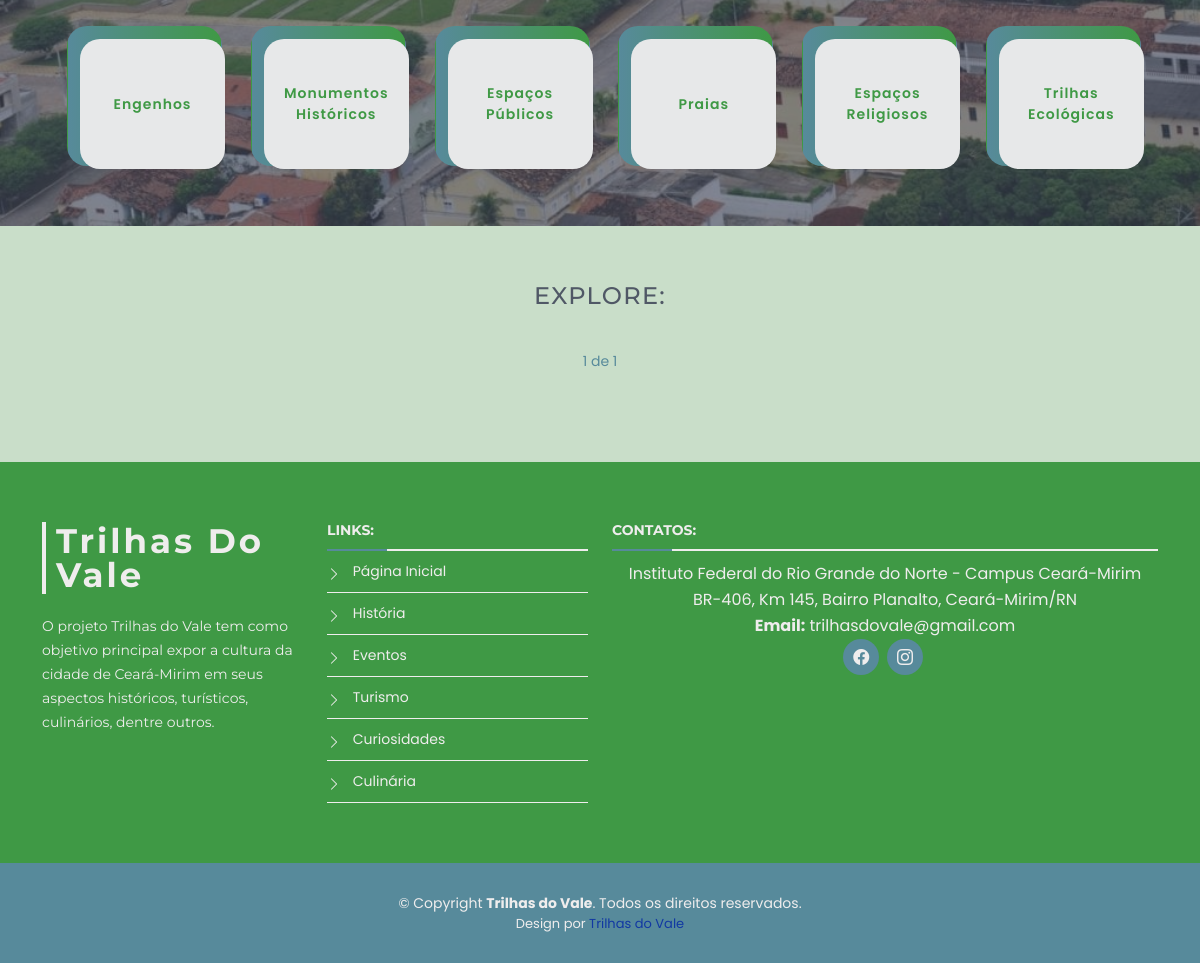
Before: /locais/?categoria=1 (signed in, lower part) with the older database file.
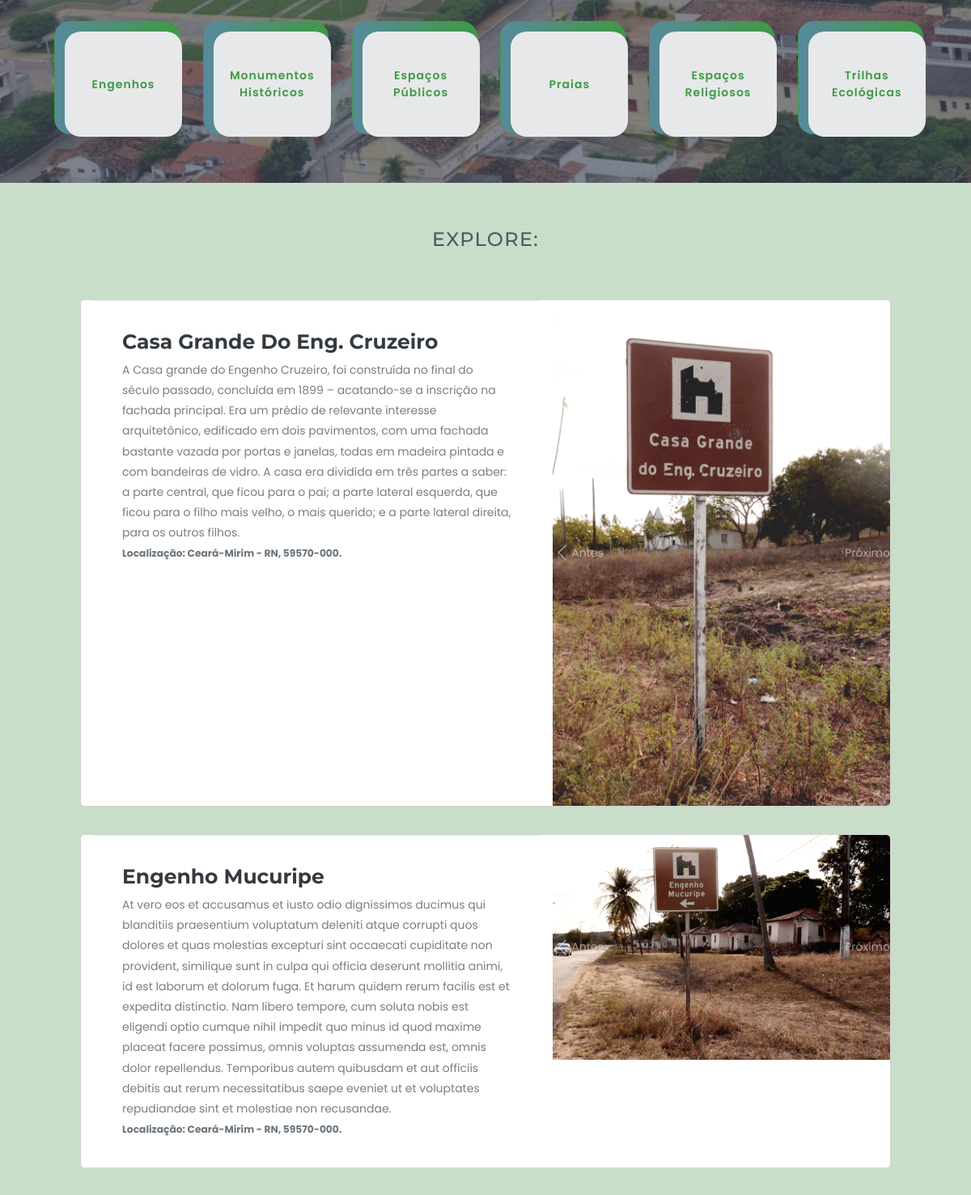
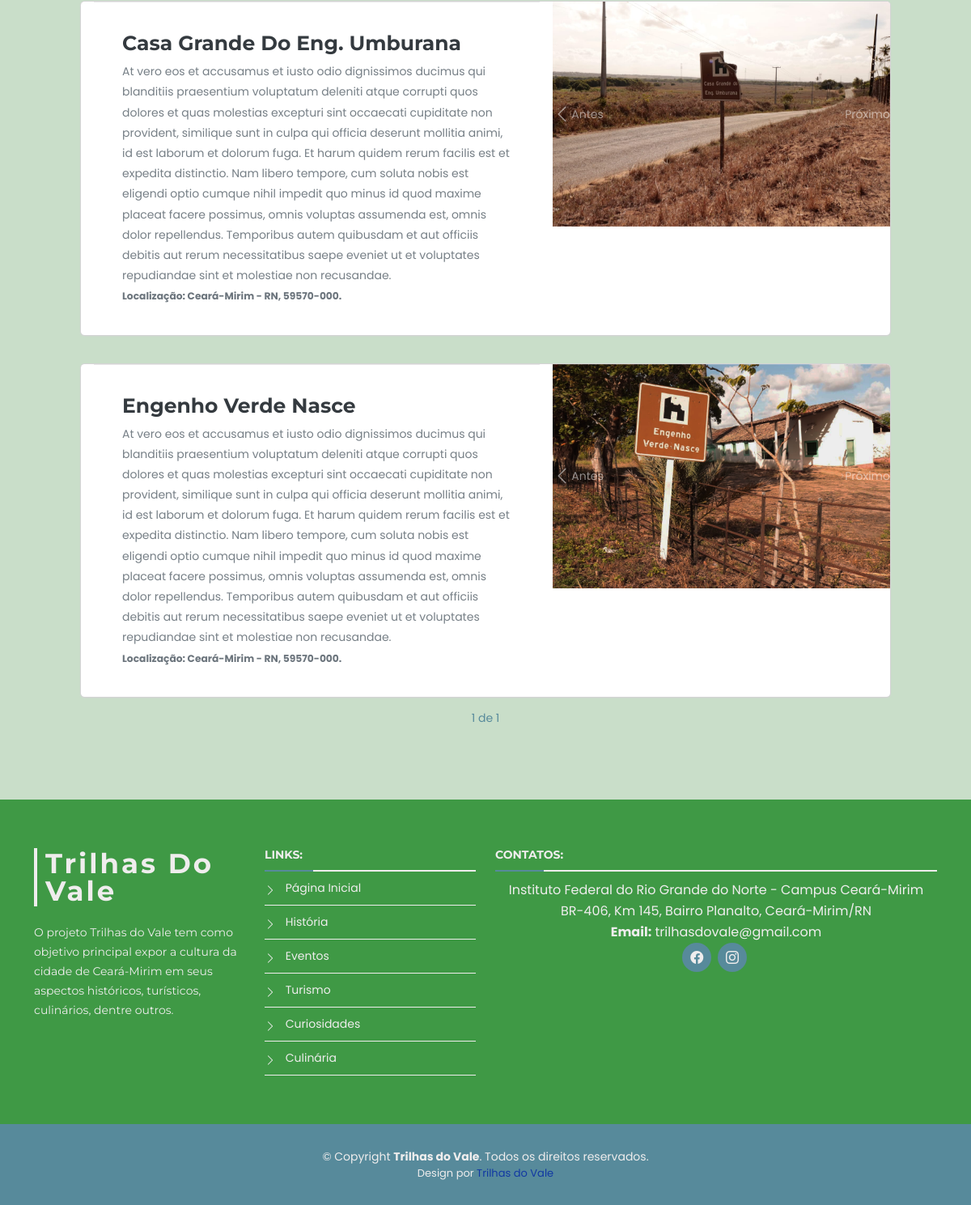
After: the same page with the newer database file (2 pictures, top to bottom).
### base/models.py (models this page shows, shortened)
class Categoria(models.Model):
    nome = models.CharField(unique=True, max_length=30)

class Local(models.Model):
    nome = models.CharField(max_length=40)
    foto = models.ImageField()
    foto2 = models.ImageField()
    foto3 = models.ImageField()
    localizacaoexata = models.CharField(db_column='localizacaoExata', max_length=60) # Field name made lowercase.
    descricao = models.TextField()
    categorias = models.ManyToManyField(Categoria)
    @staticmethod
    def getLocaisByID(id):
        if id:
            return Local.objects.filter(categorias = id)
        else:
            return Local.objects.all()

### paginas/views.py (the view)
# urls.py: path('locais/', views.Locais, name='locais'),
@login_required(login_url='index')
def Locais(request):
    categorias = Categoria.objects.all()
    locais = Local.objects.all()
    busca = request.GET.get('busca')
    categorias_id = request.GET.get('categoria', None)
    if categorias_id is not None:
        locais = Local.getLocaisByID(categorias_id)
        paginator = Paginator(locais, 6)
        page = request.GET.get('page')
        locais = paginator.get_page(page)
    elif busca:
        locais = Local.objects.filter(nome__icontains=busca)
        paginator = Paginator(locais, 6)
        page = request.GET.get('page')
        locais = paginator.get_page(page)
    else:
        categorias = Categoria.objects.all()
        locais = Local.objects.all()
        paginator = Paginator(locais, 6)
        page = request.GET.get('page')
        locais = paginator.get_page(page)
    return render(request,'paginas/locais.html', {'locais': locais, 'categorias': categorias})

### paginas/templates/paginas/locais.html (shortened to what this page needs)
{% extends 'paginas/base.html' %}
{% load static %}
{% block styles %}
<link rel="stylesheet" href="{% static 'vendor/bootstrap-icons/bootstrap-icons.css' %}">
<link rel="stylesheet" href="{% static 'css/css_local/animate.css' %}">
<link rel="stylesheet" href="{% static 'vendor/bootstrap/css/bootstrap.min.css' %}">
<link rel="stylesheet" href="{% static 'css/css_local/style.css' %}">
<link rel="stylesheet" href="{% static 'css/css_local/responsive.css' %}">
{% endblock %}
{% block conteudo %}
<section id="home" class="welcome-hero">
</section>
<section id="list-categories" class="list-categories">
	<div class="container">
		<div style="position: absolute; z-index: 2;" class="categorias">
			<ul style="position:relative; margin-top: -200px;">
				{% for categoria in categorias %}
				<li>
					<a class="btn" href="/locais/?categoria={{categoria.id}}">
						<span>{{categoria.nome}}</span>
					</a>
				</li>
				{% endfor %}
			</ul>
		</div>
	</div>
</section>
<section id="works" class="works">
	<div class="container py-3">
        <div class="section-header">
            <h2>Explore:</h2>
        </div>
    </div>
    <ul style=" display: flex;
    flex-direction: column;
    align-items: center;">
    {% for local in locais %}
        <li>
            <div class="card mb-3" style="max-width: 1000px;">
                <div class="row g-0">
                        <div class="col-md-7 px-3" >
                            <div class="card-block px-6">
                                <h2 class="card-title">{{local.nome}}</h2>
                                <p class="card-text">
                                    {{local.descricao}}
                                </p>
                                <p class="card-text"><small class="text-muted"><b>Localização: {{local.localizacaoexata}}.</b></small> </p>
                            </div>
                        </div>
                        <div class="col-md-5">
                            <div class="carousel-inner">
                                <div class="carousel-item active">
                                    <img class="d-block img-fluid"  src="{{local.foto.url}}" alt="">
                                </div>
                                <a class="carousel-control-prev" href="#carouselExampleControls" role="button"
                                data-slide="prev">
                                <span class="carousel-control-prev-icon" aria-hidden="true"></span>
                                <span class="sr-only">Antes</span>
                            </a>
                            <a class="carousel-control-next" href="#carouselExampleControls" role="button"
                                data-slide="next">
                                <span class="carousel-control-next-icon" aria-hidden="true"></span>
                                <span class="sr-only">Próximo</span>
                            </a>
                            </div>
                        </div>
                    </div>
                </div>
        </li>
    {% endfor %}
    </ul>
    <div class="text-center">
        {% if locais.paginator.num_pages %}
        <span style="color: #578a9b" class="current">
            {{ locais.number }} de {{ locais.paginator.num_pages }}
        </span>
        {% endif %}
    </div>
</section>
{% endblock %}

### paginas/templates/paginas/base.html (shortened to what this page needs)
{% load static %}
<!doctype html>
<html lang="pt-br">
<head>
    <link href="{% static 'vendor/animate.css/animate.min.css' %}" rel="stylesheet">
    <link href="{% static 'vendor/aos/aos.css' %}" rel="stylesheet">
    <link href="{% static 'vendor/bootstrap/css/bootstrap.min.css' %}" rel="stylesheet">
    <link href="{% static 'vendor/bootstrap-icons/bootstrap-icons.css' %}" rel="stylesheet">
    <link href="{% static 'vendor/glightbox/css/glightbox.min.css' %}" rel="stylesheet">
    <link href="{% static 'vendor/swiper/swiper-bundle.min.css' %}" rel="stylesheet">
    <link href='https://cdn.jsdelivr.net/npm/bootstrap@5.0.0-alpha1/dist/css/bootstrap.min.css' rel='stylesheet'>
    <link href="{% static 'css/style.css' %}" rel="stylesheet">
    {% block styles %}
    {% endblock %}
</head>
<body >
            {% block conteudo %}
            {% endblock %}
    {% block rodape %}
  <footer id="footer">
    <div class="footer-top">
      <div class="container">
        <div class="row">
          <div class="col-lg-3 col-md-6 footer-info">
            <h3 style="color:#efeded;">Trilhas do Vale</h3>
            <p> O projeto Trilhas do Vale tem como objetivo principal expor a cultura da cidade de Ceará-Mirim em seus
              aspectos históricos, turísticos, culinários, dentre outros.</p>
          </div>
          <div class="col-lg-3 col-md-6 footer-links">
            <h4>Links:</h4>
            <ul style=" padding-top: 10px;">
              <li><i class="bi bi-chevron-right"></i> <a href="#">Página Inicial</a></li>
              <li><i class="bi bi-chevron-right"></i> <a href="#">História</a></li>
              <li><i class="bi bi-chevron-right"></i> <a href="#">Eventos</a></li>
              <li><i class="bi bi-chevron-right"></i> <a href="#">Turismo</a></li>
              <li><i class="bi bi-chevron-right"></i> <a href="#">Curiosidades</a></li>
              <li><i class="bi bi-chevron-right"></i> <a href="#">Culinária</a></li>
            </ul>
          </div>
          <div class="col-lg-6 col-md-6 footer-contact">
            <h4>Contatos:</h4>
            <p style="color:#efeded; font-size:16px; padding-top: 10px; text-align: center;">
              Instituto Federal do Rio Grande do Norte - Campus Ceará-Mirim <br>
              BR-406, Km 145, Bairro Planalto, Ceará-Mirim/RN<br>
              <strong>Email:</strong> trilhasdovale@gmail.com
            </p>
            <div style=" text-align: center;" class="social-links">
              <a href="#" class="facebook"><i class="bi bi-facebook"></i></a>
              <a href="#" class="instagram"><i class="bi bi-instagram"></i></a>
            </div>
          </div>
        </div>
      </div>
    </div>
    <div class="container">
      <div class="copyright">
        &copy; Copyright <strong>Trilhas do Vale</strong>. Todos os direitos reservados.
      </div>
      <div class="credits">
        Design por <a style="color:#1138A3; font-size:13px;" href="https://trilhasdovale.com.br/">Trilhas do Vale</a>
      </div>
    </div>
  </footer>
    {% endblock %}
</body>
</html>

### static/css/style.css (style rules this page uses)
body { background: #efeded; color: #efeded; font-family: "Open Sans", sans-serif; }
a { color: #1138a3; transition: 0.5s; text-decoration: none; }
p { padding: 0; margin: 0 0 30px 0; }
h1, h2, h3, h4, h5, h6 { font-family: "Montserrat", sans-serif; font-weight: 400; margin: 0 0 20px 0; padding: 0; }
section { overflow: hidden; }
#footer { background: #578a9b; padding: 0 0 30px 0; color: #efeded; font-size: 14px; }
#footer .footer-top { background: #3f9945; padding: 60px 0 30px 0; }
#footer .footer-top .footer-info { margin-bottom: 30px; }
#footer .footer-top .footer-info h3 { font-size: 34px; margin: 0 0 20px 0; padding: 2px 0 2px 10px; line-height: 1; font-family: "Montserrat", sans-serif; font-weight: 700; letter-spacing: 3px; border-left: 4px solid #efeded; }
#footer .footer-top .footer-info p { font-size: 14px; line-height: 24px; margin-bottom: 0; font-family: "Montserrat", sans-serif; color: #efeded; }
#footer .footer-top .social-links a { display: inline-block; background: #578a9b; color: #efeded; line-height: 1; margin-right: 4px; border-radius: 50%; width: 36px; height: 36px; transition: 0.3s; display: inline-flex; align-items: center; justify-content: center; }
#footer .footer-top .social-links a i { line-height: 0; font-size: 16px; }
#footer .footer-top h4 { font-size: 14px; font-weight: bold; color: #efeded; text-transform: uppercase; position: relative; padding-bottom: 12px; }
#footer .footer-top h4::before, #footer .footer-top h4::after { content: ''; position: absolute; left: 0; bottom: 0; height: 2px; }
#footer .footer-top h4::before { right: 0; background: #efeded; }
#footer .footer-top h4::after { background: #578a9b; width: 60px; }
#footer .footer-top .footer-links { margin-bottom: 30px; }
#footer .footer-top .footer-links ul { list-style: none; padding: 0; margin: 0; }
#footer .footer-top .footer-links ul i { padding-right: 8px; color: #efeded; }
#footer .footer-top .footer-links ul li { border-bottom: 1px solid #efeded; padding: 10px 0; }
#footer .footer-top .footer-links ul li:first-child { padding-top: 0; }
#footer .footer-top .footer-links ul a { color: #efeded; }
#footer .footer-top .footer-contact { margin-bottom: 30px; }
#footer .footer-top .footer-contact p { line-height: 26px; }
#footer .copyright { text-align: center; padding-top: 30px; }
#footer .credits { text-align: center; font-size: 13px; color: #efeded; }

Changed rows visible on the page:
added Local: nome "Casa Grande Do Eng. Cruzeiro", descricao "A Casa grande do Engenho Cruzeiro, foi construída no final do século passado, concluída em 1899 – acatando-se a inscrição na fachada principal. Era um prédio de relevante interesse arquitetônico, edificado em dois pavimentos, com uma fachada bastante vazada por portas e janelas, todas em madeira pintada e com bandeiras de vidro. A casa era dividida em três partes a saber: a parte central, que ficou para o pai; a parte lateral esquerda, que ficou para o filho mais velho, o mais querido; e a parte lateral direita, para os outros filhos.", localizacaoexata "Ceará-Mirim - RN, 59570-000", foto (picture)
added Local: nome "Engenho Mucuripe", descricao "At vero eos et accusamus et iusto odio dignissimos ducimus qui blanditiis praesentium voluptatum deleniti atque corrupti quos dolores et quas molestias excepturi sint occaecati cupiditate non provident, similique sunt in culpa qui officia deserunt mollitia animi, id est laborum et dolorum fuga. Et harum quidem rerum facilis est et expedita distinctio. Nam libero tempore, cum soluta nobis est eligendi optio cumque nihil impedit quo minus id quod maxime placeat facere possimus, omnis voluptas assumenda est, omnis dolor repellendus. Temporibus autem quibusdam et aut officiis debitis aut rerum necessitatibus saepe eveniet ut et voluptates repudiandae sint et molestiae non recusandae.", localizacaoexata "Ceará-Mirim - RN, 59570-000", foto (picture)
added Local: nome "Casa Grande Do Eng. Umburana", descricao "At vero eos et accusamus et iusto odio dignissimos ducimus qui blanditiis praesentium voluptatum deleniti atque corrupti quos dolores et quas molestias excepturi sint occaecati cupiditate non provident, similique sunt in culpa qui officia deserunt mollitia animi, id est laborum et dolorum fuga. Et harum quidem rerum facilis est et expedita distinctio. Nam libero tempore, cum soluta nobis est eligendi optio cumque nihil impedit quo minus id quod maxime placeat facere possimus, omnis voluptas assumenda est, omnis dolor repellendus. Temporibus autem quibusdam et aut officiis debitis aut rerum necessitatibus saepe eveniet ut et voluptates repudiandae sint et molestiae non recusandae.", localizacaoexata "Ceará-Mirim - RN, 59570-000", foto (picture)
added Local: nome "Engenho Verde Nasce", descricao "At vero eos et accusamus et iusto odio dignissimos ducimus qui blanditiis praesentium voluptatum deleniti atque corrupti quos dolores et quas molestias excepturi sint occaecati cupiditate non provident, similique sunt in culpa qui officia deserunt mollitia animi, id est laborum et dolorum fuga. Et harum quidem rerum facilis est et expedita distinctio. Nam libero tempore, cum soluta nobis est eligendi optio cumque nihil impedit quo minus id quod maxime placeat facere possimus, omnis voluptas assumenda est, omnis dolor repellendus. Temporibus autem quibusdam et aut officiis debitis aut rerum necessitatibus saepe eveniet ut et voluptates repudiandae sint et molestiae non recusandae.", localizacaoexata "Ceará-Mirim - RN, 59570-000", foto (picture)
